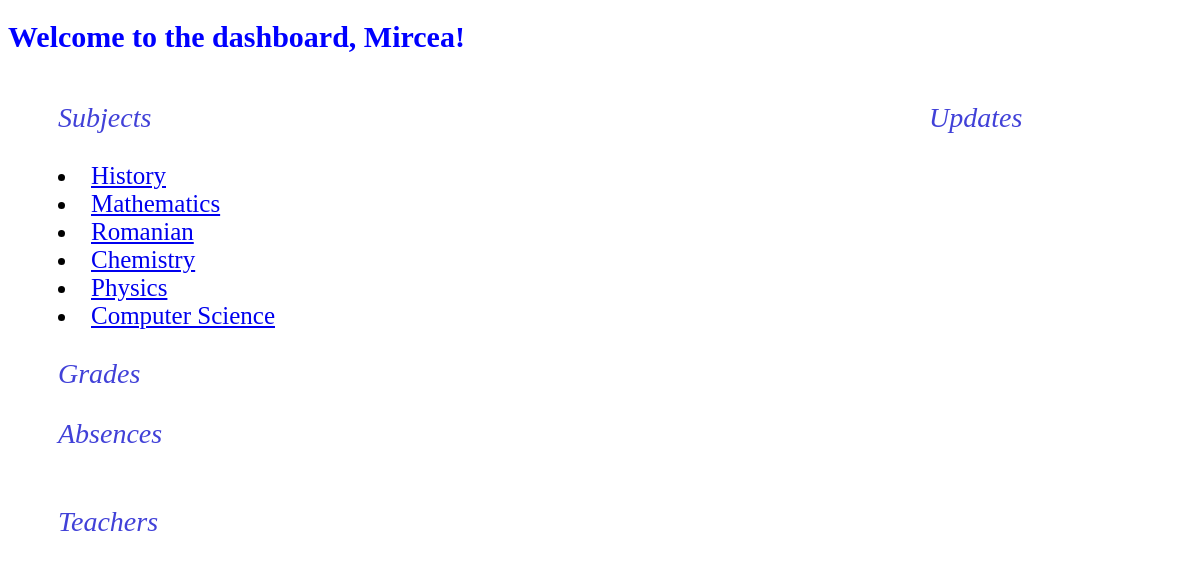
/dashboard/mirceatlx@gmail.com/student, run on an earlier commit of the app's database.
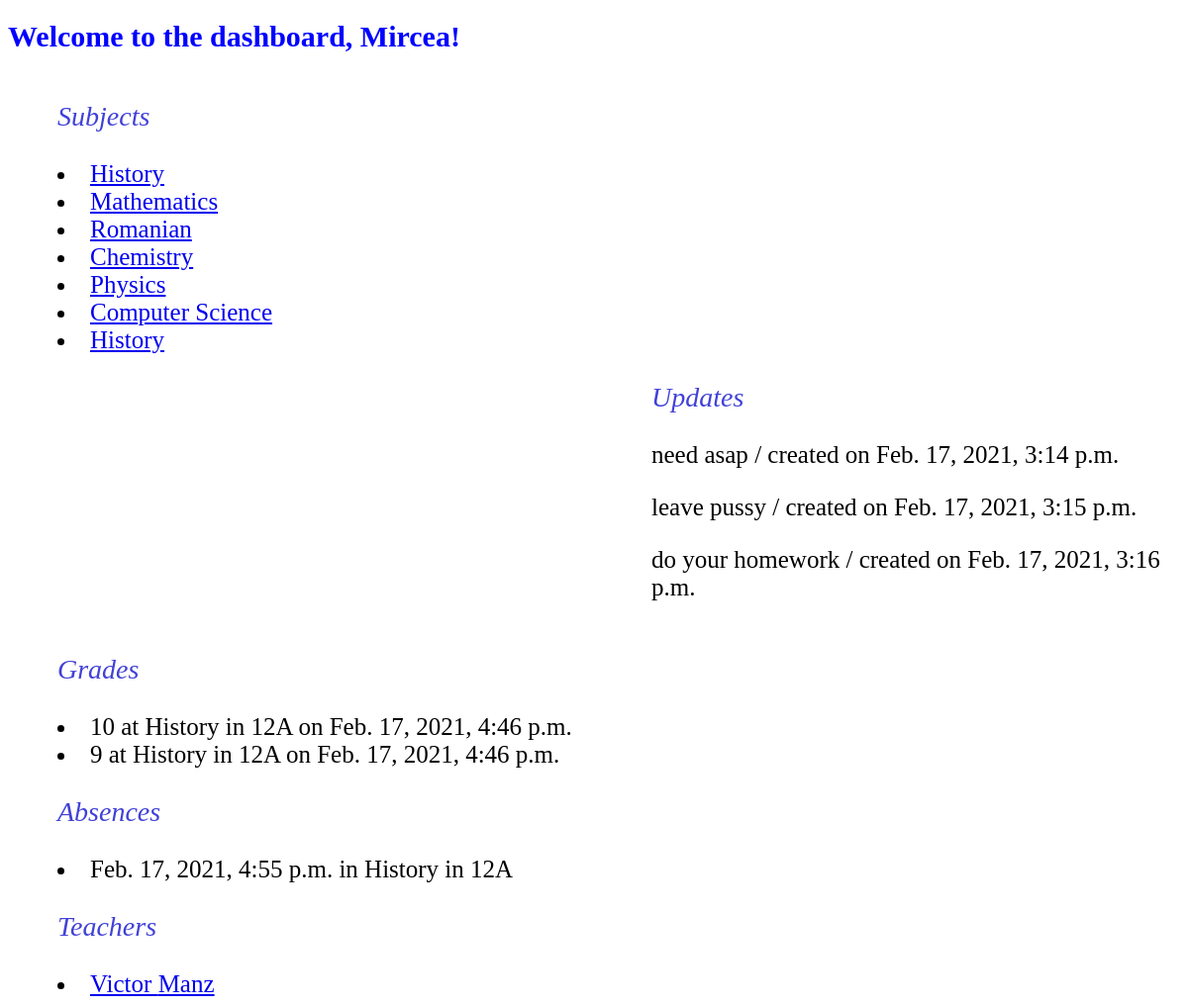
And on a later commit of the database.
### authentification/models.py (models this page shows, shortened)
class Subject(models.Model):
    subject_name = models.CharField(max_length = 64)
    xclass = models.ForeignKey(Class, on_delete = models.CASCADE, related_name = 'subjects')
    def __str__(self):
        return f"{self.subject_name} in {self.xclass}"

class Assignment(models.Model):
    classn = models.ForeignKey(Class, on_delete = models.CASCADE, related_name = 'assignments')
    date = models.DateTimeField()
    details = models.CharField(max_length = 200)
    doc = models.FileField(blank = True, upload_to = 'eschool')

class Grade(models.Model):
    student = models.ForeignKey(Student, on_delete = models.CASCADE, related_name = 'grades')
    subject = models.ForeignKey(Subject, on_delete = models.CASCADE, related_name = 'grades')
    grade = models.IntegerField()
    date = models.DateTimeField()

class Class(models.Model):
    teachers = models.ManyToManyField(Teacher, blank = True, related_name = 'classes')
    class_name = models.CharField(max_length = 3)
    def __str__(self):
        return f"{self.class_name}"

class Absence(models.Model):
    student = models.ForeignKey(Student, on_delete = models.CASCADE, related_name = 'absences')
    subject = models.ForeignKey(Subject, on_delete = models.CASCADE, related_name = 'absences')
    date = models.DateTimeField()
    motivated = models.BooleanField(blank = True, default = False)

class Teacher(models.Model):
    first = models.CharField(max_length = 64)
    last = models.CharField(max_length = 64)
    user = models.CharField(max_length = 64)
    password = models.CharField(max_length = 64)
    email = models.EmailField(primary_key = True)
    details = models.CharField(max_length = 200, blank = True)
    subject = models.CharField(max_length = 64)

### dashboard/views.py (the view)
# urls.py: path('<str:email>/student', views.student, name = "student"),
def student(request, email):
    student = Student.objects.get(email = email)
    return render(request, 'dashboard/student.html', {'student' : student})

### dashboard/templates/dashboard/student.html (shortened to what this page needs)
{% extends "dashboard/layout.html" %}
{% load static %}
{% block body %}
<h1 class="ttl">Welcome to the dashboard, {{student.first}}!</h1>
<div class='layout_student'>
    <div class='subjects'>
        <p class='pid'>Subjects</p>
        {% with xss=student.xclass %}
        {% for c in xss.subjects.all %}
        <ul.>
            <li><a href = "{% url 'student:subject' name=c.subject_name email=student.email %}">{{c.subject_name}}</a></li>
        </ul.>
        {% endfor %}
        {% endwith %}
    </div>
    <div class='updates'>
        <p class='pid'>Updates</p>
        {% with xss=student.xclass %}
        {% for ass in xss.assignments.all %}
        <ul.>
            <p>{{ass.details}}  / created on {{ass.date}}</p>
        </ul.>
        {% endfor %}
        {% endwith %}
    </div>
</div>
<div class='part2'>
    <div class='grades'>
        <p class='pid'>Grades</p>
        {% for grade in student.grades.all %}
        <ul">
            <li>
                {{grade.grade}}
                at
                {{grade.subject}}
                on
                {{grade.date}}
        </ul">
        {% endfor %}
    </div>
    <div class='absences'>
        <p class='pid'>Absences</p>
        {% for absence in student.absences.all %}
        <ul">
            <li>
                {{absence.date}}
                in
                {{absence.subject}}
            </li>
        </ul">
        {% endfor %}
    </div>
</div>
<div class='part3'>
    <div class='contact'>
        <p class='pid'>Teachers</p>
        {% with xss=student.xclass %}
        {% for tech in xss.teachers.all %}
        <ul">
            <li><a href = "{% url 'student:teacher' email=tech.email %}">{{tech.first}} {{tech.last}} </a></li>
        </ul">
        {% endfor %}
        {% endwith %}
    </div>
</div>
{% endblock %}

What changed in the data, as far as the page shows it:
added Subject: subject_name "History"
added Assignment: details "need asap", date "Feb. 17, 2021, 3:14 p.m."
added Assignment: details "leave pussy", date "Feb. 17, 2021, 3:15 p.m."
added Assignment: details "do your homework", date "Feb. 17, 2021, 3:16 p.m."
added Grade: grade "10", subject "History in 12A", date "Feb. 17, 2021, 4:46 p.m."
added Grade: grade "9", subject "History in 12A", date "Feb. 17, 2021, 4:46 p.m."
added Absence: date "Feb. 17, 2021, 4:55 p.m.", subject "History in 12A"
added Teacher: first "Victor", last "Manz"
